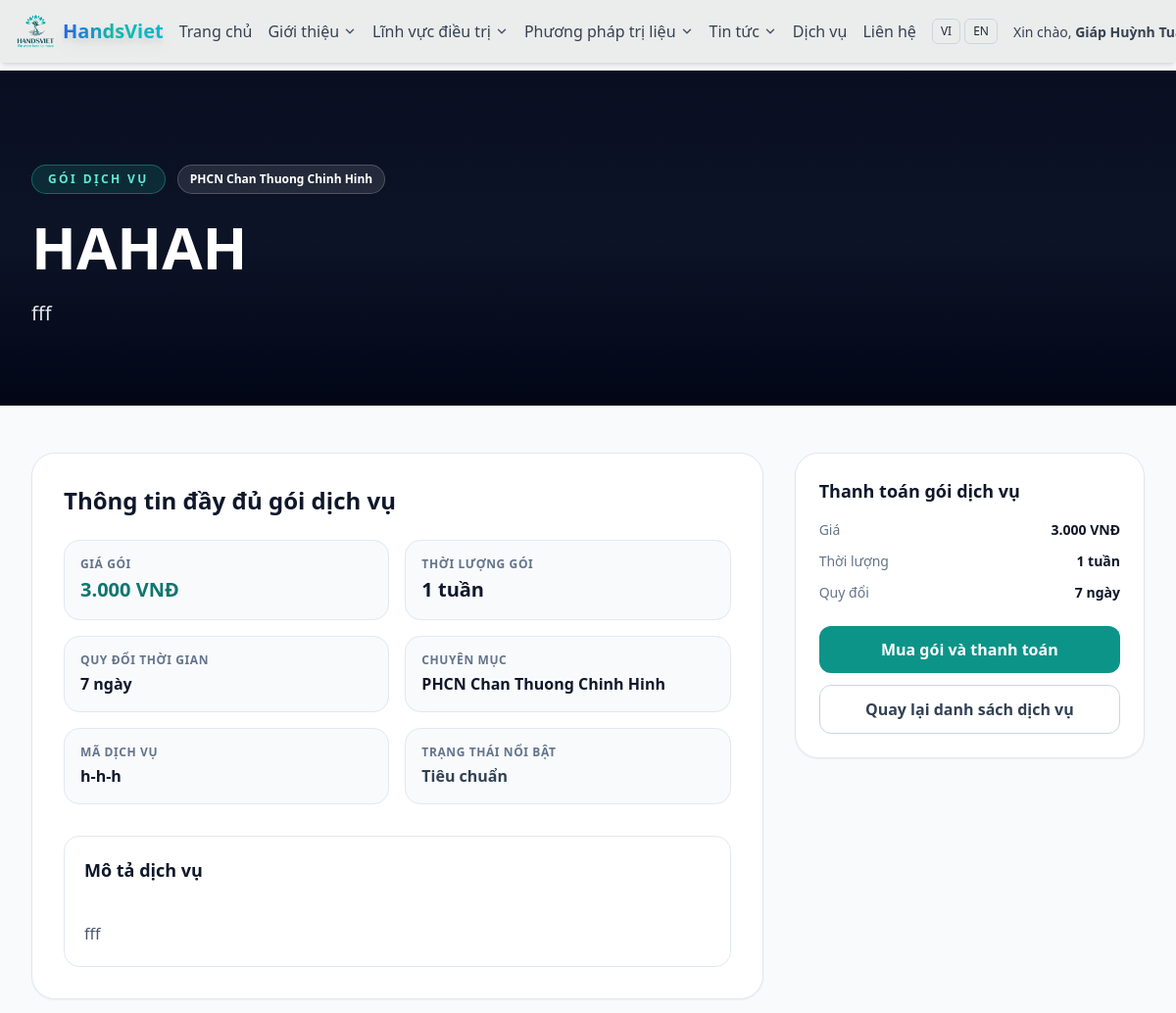
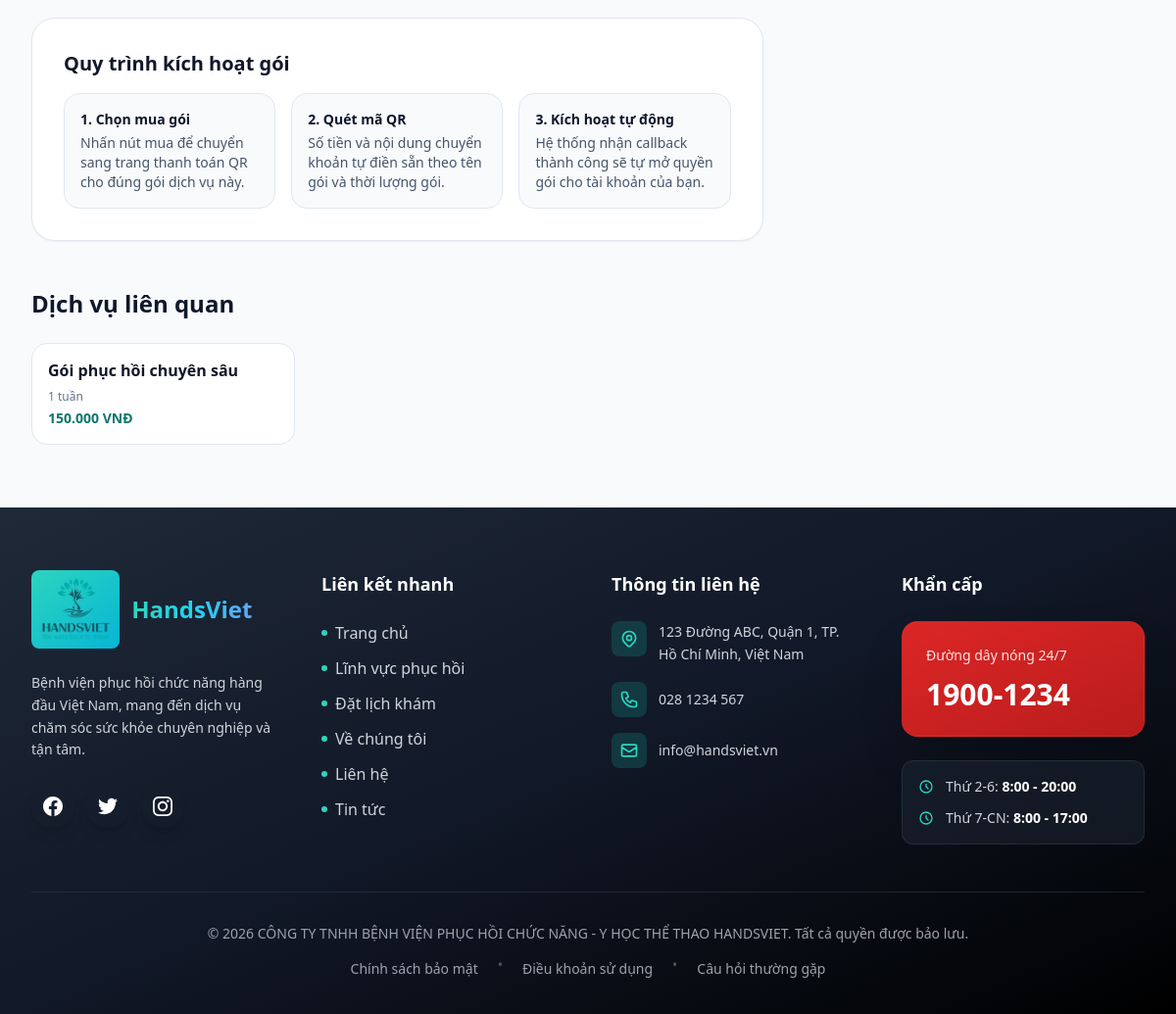
Screenshot of /services/h-h-h/ (signed in) with the database file from the repository (2 pictures, top to bottom).
### hansviet_admin/models.py (models this page shows, shortened)
class Service(models.Model):
    category = models.ForeignKey(ServiceCategory, on_delete=models.SET_NULL, null=True, blank=True)
    title = models.CharField(max_length=255)
    slug = models.SlugField(unique=True)
    summary = models.TextField(blank=True)
    price_text = models.CharField(max_length=255, blank=True)
    duration = models.CharField(max_length=255, blank=True)
    featured_tag = models.CharField(max_length=100, blank=True)
    is_featured = models.BooleanField(default=False)
    order = models.PositiveIntegerField(default=0)
    thumbnail = models.FileField(upload_to="services/", blank=True, null=True)
    class Meta:
        ordering = ["order", "title"]
        verbose_name = "Service"
        verbose_name_plural = "Services"
    def get_absolute_url(self):
        return f"/services/{self.slug}/"

class ServiceCategory(models.Model):
    name = models.CharField(max_length=255)
    slug = models.SlugField(unique=True)
    description = models.TextField(blank=True)
    icon_svg = models.TextField(blank=True)
    order = models.PositiveIntegerField(default=0)
    class Meta:
        ordering = ["order", "name"]
        verbose_name = "Service Category"
        verbose_name_plural = "Service Categories"

### hansviet_user/views.py (the view)
def service_detail(request, slug):
    service = get_object_or_404(Service.objects.select_related("category"), slug=slug)
    service = _decorate_service(service)
    package_price = _parse_amount_text(service.price_text or "")
    package_duration_days = _duration_to_days(service.duration or "")
    can_checkout = package_price > 0
    related_qs = Service.objects.select_related("category").exclude(pk=service.pk)
    if service.category_id:
        related_qs = related_qs.filter(category_id=service.category_id)
    related_services = _sorted_services(related_qs)[:4]
    return render(
        request,
        "pages/service_detail.html",
        {
            "service": service,
            "related_services": related_services,
            "can_checkout": can_checkout,
            "package_duration_days": package_duration_days,
            "checkout_url": reverse("services:service_checkout", kwargs={"slug": service.slug}) if can_checkout else "",
        },
    )

### hansviet_user/templates/pages/service_detail.html (shortened to what this page needs)
{% load static %}
<!DOCTYPE html>
<html lang="vi">
<head>
    <script src="https://cdn.tailwindcss.com"></script>
    <link rel="stylesheet" href="{% static 'css/home.css' %}">
</head>
<body class="bg-slate-50 text-slate-800 antialiased">
    {% include 'pages/header_tailwind.html' %}
    <main>
        <section class="relative pt-24 pb-20 overflow-hidden bg-slate-950">
            <div class="absolute inset-0">
                {% if service.thumbnail %}
                <img src="{{ service.thumbnail.url }}" alt="{{ service.title }}" class="w-full h-full object-cover opacity-30">
                {% else %}
                <img src="{% static 'images/assets/rehab-studio.jpg' %}" alt="{{ service.title }}" class="w-full h-full object-cover opacity-30">
                {% endif %}
                <div class="absolute inset-0 bg-gradient-to-b from-slate-900/50 via-slate-900/80 to-slate-950"></div>
            </div>
            <div class="relative z-10 max-w-7xl mx-auto px-4 sm:px-6 lg:px-8">
                <div class="max-w-4xl">
                    <div class="flex flex-wrap items-center gap-3 mb-6">
                        <span class="inline-flex px-4 py-1.5 rounded-full text-xs font-bold uppercase tracking-[0.2em] bg-teal-500/15 border border-teal-400/35 text-teal-300">
                            Gói dịch vụ
                        </span>
                        {% if service.category %}
                        <span class="inline-flex px-3 py-1.5 rounded-full text-xs font-semibold bg-white/10 border border-white/20 text-white">
                            {{ service.category.name }}
                        </span>
                        {% endif %}
                    </div>
                    <h1 class="text-4xl md:text-6xl font-extrabold text-white leading-tight mb-6">{{ service.title }}</h1>
                    <p class="text-lg md:text-xl text-slate-200 leading-relaxed max-w-3xl">
                        {{ service.summary|default:"Gói dịch vụ phục hồi chức năng chuyên sâu tại HandsViet." }}
                    </p>
                </div>
            </div>
        </section>
        <section class="max-w-7xl mx-auto px-4 sm:px-6 lg:px-8 py-12">
            <div class="grid grid-cols-1 lg:grid-cols-12 gap-8">
                <div class="lg:col-span-8 space-y-8">
                    <div class="bg-white border border-slate-200 rounded-3xl p-6 md:p-8 shadow-sm">
                        <h2 class="text-2xl font-bold text-slate-900 mb-6">Thông tin đầy đủ gói dịch vụ</h2>
                        <div class="grid sm:grid-cols-2 gap-4">
                            <div class="rounded-2xl border border-slate-200 bg-slate-50 p-4">
                                <p class="text-xs uppercase tracking-wider font-semibold text-slate-500 mb-1">Giá gói</p>
                                <p class="text-xl font-bold text-teal-700">{{ service.display_price|default:service.price_text|default:"Liên hệ" }}</p>
                            </div>
                            <div class="rounded-2xl border border-slate-200 bg-slate-50 p-4">
                                <p class="text-xs uppercase tracking-wider font-semibold text-slate-500 mb-1">Thời lượng gói</p>
                                <p class="text-xl font-bold text-slate-900">{{ service.display_duration|default:service.duration|default:"Chưa cập nhật" }}</p>
                            </div>
                            <div class="rounded-2xl border border-slate-200 bg-slate-50 p-4">
                                <p class="text-xs uppercase tracking-wider font-semibold text-slate-500 mb-1">Quy đổi thời gian</p>
                                <p class="text-base font-semibold text-slate-900">{{ package_duration_days }} ngày</p>
                            </div>
                            <div class="rounded-2xl border border-slate-200 bg-slate-50 p-4">
                                <p class="text-xs uppercase tracking-wider font-semibold text-slate-500 mb-1">Chuyên mục</p>
                                <p class="text-base font-semibold text-slate-900">{{ service.category.name|default:"Chưa phân loại" }}</p>
                            </div>
                            <div class="rounded-2xl border border-slate-200 bg-slate-50 p-4">
                                <p class="text-xs uppercase tracking-wider font-semibold text-slate-500 mb-1">Mã dịch vụ</p>
                                <p class="text-base font-semibold text-slate-900">{{ service.slug }}</p>
                            </div>
                            <div class="rounded-2xl border border-slate-200 bg-slate-50 p-4">
                                <p class="text-xs uppercase tracking-wider font-semibold text-slate-500 mb-1">Trạng thái nổi bật</p>
                                <p class="text-base font-semibold {% if service.is_featured %}text-teal-700{% else %}text-slate-700{% endif %}">
                                    {% if service.is_featured %}Nổi bật{% else %}Tiêu chuẩn{% endif %}
                                </p>
                            </div>
                        </div>
                        <div class="mt-8 rounded-2xl border border-slate-200 p-5">
                            <h3 class="text-lg font-bold text-slate-900 mb-3">Mô tả dịch vụ</h3>
                            <p class="text-slate-600 leading-relaxed whitespace-pre-line">
                                {{ service.summary|default:"Thông tin mô tả đang được cập nhật." }}
                            </p>
                        </div>
                    </div>
                    <div class="bg-white border border-slate-200 rounded-3xl p-6 md:p-8 shadow-sm">
                        <h3 class="text-xl font-bold text-slate-900 mb-4">Quy trình kích hoạt gói</h3>
                        <div class="grid md:grid-cols-3 gap-4 text-sm">
                            <div class="rounded-2xl border border-slate-200 bg-slate-50 p-4">
                                <p class="font-bold text-slate-900 mb-1">1. Chọn mua gói</p>
                                <p class="text-slate-600">Nhấn nút mua để chuyển sang trang thanh toán QR cho đúng gói dịch vụ này.</p>
                            </div>
                            <div class="rounded-2xl border border-slate-200 bg-slate-50 p-4">
                                <p class="font-bold text-slate-900 mb-1">2. Quét mã QR</p>
                                <p class="text-slate-600">Số tiền và nội dung chuyển khoản tự điền sẵn theo tên gói và thời lượng gói.</p>
                            </div>
                            <div class="rounded-2xl border border-slate-200 bg-slate-50 p-4">
                                <p class="font-bold text-slate-900 mb-1">3. Kích hoạt tự động</p>
                                <p class="text-slate-600">Hệ thống nhận callback thành công sẽ tự mở quyền gói cho tài khoản của bạn.</p>
                            </div>
                        </div>
                    </div>
                </div>
                <aside class="lg:col-span-4">
                    <div class="sticky top-24 bg-white border border-slate-200 rounded-3xl p-6 shadow-sm">
                        <h3 class="text-lg font-bold text-slate-900 mb-4">Thanh toán gói dịch vụ</h3>
                        <div class="space-y-3 text-sm">
                            <div class="flex items-center justify-between">
                                <span class="text-slate-500">Giá</span>
                                <span class="font-semibold text-slate-900">{{ service.display_price|default:service.price_text|default:"Liên hệ" }}</span>
                            </div>
                            <div class="flex items-center justify-between">
                                <span class="text-slate-500">Thời lượng</span>
                                <span class="font-semibold text-slate-900">{{ service.display_duration|default:service.duration|default:"Chưa cập nhật" }}</span>
                            </div>
                            <div class="flex items-center justify-between">
                                <span class="text-slate-500">Quy đổi</span>
                                <span class="font-semibold text-slate-900">{{ package_duration_days }} ngày</span>
                            </div>
                        </div>
                        {% if can_checkout %}
                        <a href="{{ checkout_url }}" class="mt-6 w-full inline-flex items-center justify-center px-5 py-3 rounded-xl bg-teal-600 text-white font-semibold hover:bg-teal-700 transition-colors">
                            Mua gói và thanh toán
                        </a>
                        {% else %}
                        <div class="mt-6 rounded-xl border border-amber-200 bg-amber-50 text-amber-700 text-sm font-medium px-4 py-3">
                            Gói này chưa có giá hợp lệ nên chưa thể thanh toán.
                        </div>
                        {% endif %}
                        <a href="{% url 'services:services' %}" class="mt-3 w-full inline-flex items-center justify-center px-5 py-3 rounded-xl border border-slate-300 text-slate-700 font-semibold hover:bg-slate-50 transition-colors">
                            Quay lại danh sách dịch vụ
                        </a>
                    </div>
                </aside>
            </div>
        </section>
        {% if related_services %}
        <section class="pb-16">
            <div class="max-w-7xl mx-auto px-4 sm:px-6 lg:px-8">
                <h3 class="text-2xl font-bold text-slate-900 mb-6">Dịch vụ liên quan</h3>
                <div class="grid md:grid-cols-2 lg:grid-cols-4 gap-5">
                    {% for item in related_services %}
                    <a href="{{ item.get_absolute_url }}" class="block bg-white border border-slate-200 rounded-2xl p-4 hover:border-teal-300 hover:bg-teal-50/40 transition-colors">
                        <p class="font-semibold text-slate-900 leading-snug">{{ item.title }}</p>
                        <p class="text-xs text-slate-500 mt-2">{{ item.display_duration|default:item.duration|default:"Chưa cập nhật" }}</p>
                        <p class="text-sm font-semibold text-teal-700 mt-1">{{ item.display_price|default:item.price_text|default:"Liên hệ" }}</p>
                    </a>
                    {% endfor %}
                </div>
            </div>
        </section>
        {% endif %}
    </main>
    {% include 'pages/footer.html' %}
</body>
</html>

### hansviet_user/templates/pages/header_tailwind.html (shortened to what this page needs)
{% load static %}
<header class="bg-[#EAEDEC] shadow-md fixed top-0 inset-x-0 z-40 header-slide-down font-sans">
    <div class="max-w-7xl mx-auto px-4 py-3 flex items-center justify-between gap-4">
        <a href="/" class="flex items-center gap-2 flex-shrink-0 group">
            <img src="{% static 'images/HandsVietLogo.png' %}" alt="HandsViet Logo" class="h-10 w-10 object-contain group-hover:scale-110 transition-transform duration-300">
            <span class="text-xl font-extrabold bg-gradient-to-r from-blue-600 via-teal-500 to-cyan-500 bg-clip-text text-transparent drop-shadow-lg hover:drop-shadow-2xl transition-all duration-300 hover:scale-105">HandsViet</span>
        </a>
        <nav class="hidden lg:flex items-center gap-4 xl:gap-8 justify-center">
            <a href="/" class="{% if request.resolver_match.url_name == 'home' %}text-blue-600 border-b-2 border-[#14B8A6]{% else %}text-gray-700 hover:text-blue-600{% endif %} transition font-medium whitespace-nowrap">Trang chủ</a>
            <div class="relative group">
                <button class="{% if request.resolver_match.url_name == 'about' %}text-blue-600 border-b-2 border-[#14B8A6]{% else %}text-gray-700 hover:text-blue-600{% endif %} transition font-medium flex items-center gap-1 whitespace-nowrap">
                    Giới thiệu
                </button>
            </div>
            <div class="relative group">
                <button class="text-gray-700 hover:text-blue-600 transition font-medium flex items-center gap-1 whitespace-nowrap">
                    Lĩnh vực điều trị
                </button>
            </div>
            <div class="relative group">
                <button class="text-gray-700 hover:text-blue-600 transition font-medium flex items-center gap-1 whitespace-nowrap">
                    Phương pháp trị liệu
                </button>
            </div>
            <div class="relative group">
                <button class="{% if 'news' in request.resolver_match.app_name or '/news/' in request.path %}text-blue-600 border-b-2 border-[#14B8A6]{% else %}text-gray-700 hover:text-blue-600{% endif %} transition font-medium flex items-center gap-1 whitespace-nowrap">
                    Tin tức
                </button>
            </div>
            <a href="{% url 'pages:services' %}" class="{% if request.resolver_match.url_name == 'services' %}text-blue-600 border-b-2 border-[#14B8A6]{% else %}text-gray-700 hover:text-blue-600{% endif %} transition font-medium whitespace-nowrap">Dịch vụ</a>
            <a href="{% url 'pages:contact' %}" class="{% if request.resolver_match.url_name == 'contact' %}text-blue-600 border-b-2 border-[#14B8A6]{% else %}text-gray-700 hover:text-blue-600{% endif %} transition font-medium whitespace-nowrap">Liên hệ</a>
        </nav>
        <div class="hidden lg:flex items-center gap-4 flex-shrink-0">
            <form action="/i18n/setlang/" method="post" class="flex items-center gap-1">
                <button type="submit" name="language" value="vi" class="px-2 py-1 text-xs rounded-md border border-slate-300">VI</button>
                <button type="submit" name="language" value="en" class="px-2 py-1 text-xs rounded-md border border-slate-300">EN</button>
            </form>
            {% if request.user.is_authenticated %}
                <div class="relative group">
                    <button class="text-sm text-gray-700 hover:text-blue-600 font-medium">
                        Xin chào, <strong>{{ request.user.get_username }}</strong>
                    </button>
                </div>
            {% else %}
                <a href="{% url 'auth:login' %}" class="text-gray-700 hover:text-blue-600 font-medium">Đăng nhập</a>
                <a href="{% url 'auth:register' %}" class="px-4 py-2 rounded-xl bg-blue-600 text-white font-semibold shadow">Đăng ký</a>
            {% endif %}
        </div>
    </div>
</header>
<div class="h-[72px]" aria-hidden="true"></div>

### rows the page displays
Service: thumbnail (picture), category.name "PHCN Chan Thuong Chinh Hinh", title "HAHAH", summary "fff", display_price "3.000 VNĐ", display_duration "1 tuần", slug "h-h-h"
Service: title "Gói phục hồi chuyên sâu", display_duration "1 tuần", display_price "150.000 VNĐ"

### other values shown
{{ request.user.get_username }} "Giáp Huỳnh…"
{{ package_duration_days }} "7"
